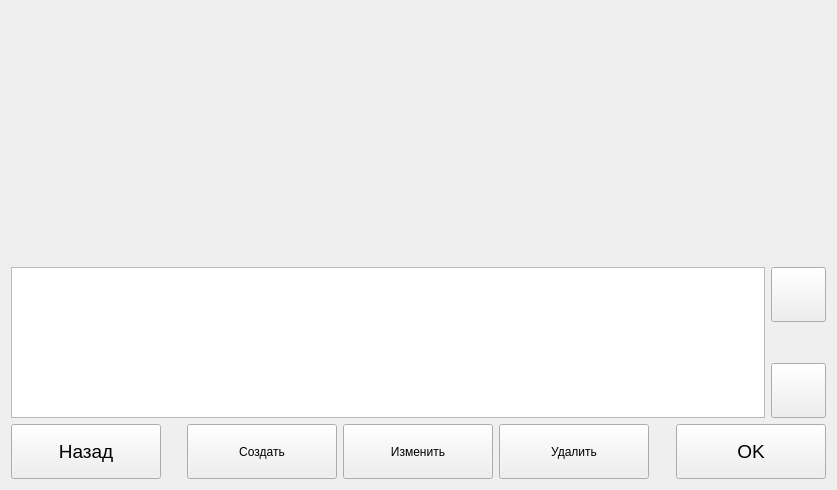
<?xml version="1.0" encoding="UTF-8"?>
<ui version="4.0">
 <class>SelectTimerProfileFrame</class>
 <widget class="QWidget" name="SelectTimerProfileFrame">
  <property name="geometry">
   <rect>
    <x>0</x>
    <y>0</y>
    <width>837</width>
    <height>490</height>
   </rect>
  </property>
  <property name="windowTitle">
   <string>Form</string>
  </property>
  <layout class="QGridLayout" name="gridLayout">
   <item row="0" column="0" colspan="2">
    <widget class="TimerPresenter" name="widget" native="true">
     <property name="minimumSize">
      <size>
       <width>0</width>
       <height>250</height>
      </size>
     </property>
     <property name="font">
      <font>
       <pointsize>10</pointsize>
      </font>
     </property>
    </widget>
   </item>
   <item row="1" column="0">
    <widget class="QTableView" name="tableView">
     <property name="maximumSize">
      <size>
       <width>16777215</width>
       <height>16777215</height>
      </size>
     </property>
    </widget>
   </item>
   <item row="1" column="1">
    <layout class="QVBoxLayout" name="verticalLayout">
     <item>
      <widget class="QPushButton" name="btnUp">
       <property name="minimumSize">
        <size>
         <width>55</width>
         <height>55</height>
        </size>
       </property>
       <property name="maximumSize">
        <size>
         <width>55</width>
         <height>55</height>
        </size>
       </property>
       <property name="text">
        <string/>
       </property>
       <property name="icon">
        <iconset resource="../../Resources.qrc">
         <normaloff>:/Images/circled-up.png</normaloff>:/Images/circled-up.png</iconset>
       </property>
       <property name="iconSize">
        <size>
         <width>42</width>
         <height>42</height>
        </size>
       </property>
      </widget>
     </item>
     <item>
      <spacer name="verticalSpacer">
       <property name="orientation">
        <enum>Qt::Vertical</enum>
       </property>
       <property name="sizeHint" stdset="0">
        <size>
         <width>20</width>
         <height>40</height>
        </size>
       </property>
      </spacer>
     </item>
     <item>
      <widget class="QPushButton" name="btnDown">
       <property name="minimumSize">
        <size>
         <width>55</width>
         <height>55</height>
        </size>
       </property>
       <property name="maximumSize">
        <size>
         <width>55</width>
         <height>55</height>
        </size>
       </property>
       <property name="text">
        <string/>
       </property>
       <property name="icon">
        <iconset resource="../../Resources.qrc">
         <normaloff>:/Images/circled-down.png</normaloff>:/Images/circled-down.png</iconset>
       </property>
       <property name="iconSize">
        <size>
         <width>42</width>
         <height>42</height>
        </size>
       </property>
      </widget>
     </item>
    </layout>
   </item>
   <item row="2" column="0" colspan="2">
    <layout class="QHBoxLayout" name="horizontalLayout">
     <item>
      <widget class="QPushButton" name="btnReturn">
       <property name="minimumSize">
        <size>
         <width>150</width>
         <height>55</height>
        </size>
       </property>
       <property name="maximumSize">
        <size>
         <width>150</width>
         <height>55</height>
        </size>
       </property>
       <property name="font">
        <font>
         <pointsize>14</pointsize>
        </font>
       </property>
       <property name="text">
        <string>Назад</string>
       </property>
       <property name="icon">
        <iconset resource="../../Resources.qrc">
         <normaloff>:/Images/return.png</normaloff>:/Images/return.png</iconset>
       </property>
       <property name="iconSize">
        <size>
         <width>42</width>
         <height>42</height>
        </size>
       </property>
      </widget>
     </item>
     <item>
      <spacer name="horizontalSpacer">
       <property name="orientation">
        <enum>Qt::Horizontal</enum>
       </property>
       <property name="sizeHint" stdset="0">
        <size>
         <width>40</width>
         <height>20</height>
        </size>
       </property>
      </spacer>
     </item>
     <item>
      <widget class="QPushButton" name="btnAddProfile">
       <property name="minimumSize">
        <size>
         <width>150</width>
         <height>55</height>
        </size>
       </property>
       <property name="maximumSize">
        <size>
         <width>16777215</width>
         <height>55</height>
        </size>
       </property>
       <property name="text">
        <string>Создать</string>
       </property>
       <property name="icon">
        <iconset resource="../../Resources.qrc">
         <normaloff>:/Images/icons8-add-property-50.png</normaloff>:/Images/icons8-add-property-50.png</iconset>
       </property>
       <property name="iconSize">
        <size>
         <width>42</width>
         <height>42</height>
        </size>
       </property>
      </widget>
     </item>
     <item>
      <widget class="QPushButton" name="btnEditProfile">
       <property name="minimumSize">
        <size>
         <width>150</width>
         <height>55</height>
        </size>
       </property>
       <property name="maximumSize">
        <size>
         <width>16777215</width>
         <height>55</height>
        </size>
       </property>
       <property name="text">
        <string>Изменить</string>
       </property>
       <property name="icon">
        <iconset resource="../../Resources.qrc">
         <normaloff>:/Images/icons8-edit-64.png</normaloff>:/Images/icons8-edit-64.png</iconset>
       </property>
       <property name="iconSize">
        <size>
         <width>42</width>
         <height>42</height>
        </size>
       </property>
      </widget>
     </item>
     <item>
      <widget class="QPushButton" name="btnRemoveProfile">
       <property name="minimumSize">
        <size>
         <width>150</width>
         <height>55</height>
        </size>
       </property>
       <property name="maximumSize">
        <size>
         <width>16777215</width>
         <height>55</height>
        </size>
       </property>
       <property name="text">
        <string>Удалить</string>
       </property>
       <property name="icon">
        <iconset resource="../../Resources.qrc">
         <normaloff>:/Images/icons8-remove-64.png</normaloff>:/Images/icons8-remove-64.png</iconset>
       </property>
       <property name="iconSize">
        <size>
         <width>42</width>
         <height>42</height>
        </size>
       </property>
      </widget>
     </item>
     <item>
      <spacer name="horizontalSpacer_2">
       <property name="orientation">
        <enum>Qt::Horizontal</enum>
       </property>
       <property name="sizeHint" stdset="0">
        <size>
         <width>40</width>
         <height>20</height>
        </size>
       </property>
      </spacer>
     </item>
     <item>
      <widget class="QPushButton" name="btnAccept">
       <property name="minimumSize">
        <size>
         <width>150</width>
         <height>55</height>
        </size>
       </property>
       <property name="maximumSize">
        <size>
         <width>150</width>
         <height>55</height>
        </size>
       </property>
       <property name="font">
        <font>
         <pointsize>14</pointsize>
        </font>
       </property>
       <property name="text">
        <string>OK</string>
       </property>
       <property name="icon">
        <iconset resource="../../Resources.qrc">
         <normaloff>:/Images/ok.png</normaloff>:/Images/ok.png</iconset>
       </property>
       <property name="iconSize">
        <size>
         <width>42</width>
         <height>42</height>
        </size>
       </property>
      </widget>
     </item>
    </layout>
   </item>
  </layout>
 </widget>
 <customwidgets>
  <customwidget>
   <class>TimerPresenter</class>
   <extends>QWidget</extends>
   <header location="global">Controls/TimerPresenter.h</header>
   <container>1</container>
  </customwidget>
 </customwidgets>
 <resources>
  <include location="../../Resources.qrc"/>
 </resources>
 <connections/>
</ui>
